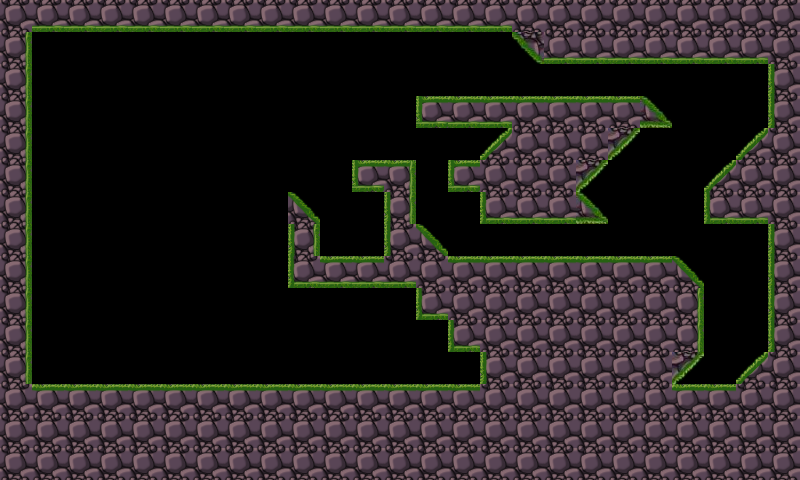

Rendered tile map (Tiled .tmx) drawn with the repository's tilesets; below, a short description and the map source with its tile grids summarised:
An orthogonal 25x15 tile map with 32x32 px tiles, 1 tile layer (mpic) and 11 objects (4x monster, 2x wood, 2x fire, circle).

<map version="1.0" orientation="orthogonal" width="25" height="15" tilewidth="32" tileheight="32">
 <tileset firstgid="1" name="tiled" tilewidth="32" tileheight="32">
  <image source="tiled.png" width="192" height="192" />
 </tileset>
 <layer name="mpic" width="25" height="15">
  <data>[375 cells, 202 non-empty, 15 distinct tile ids]</data>
 </layer>
 <objectgroup name="ground" width="25" height="15">
  <object x="419" y="99">
   <polyline points="0,0 222,-2 250,26 218,25 158,91 186,121 62,121 61,89 31,88 31,65 59,64 94,27 0,26 -1,0" />
  </object>
  <object x="28" y="26">
   <polyline points="0,0 483,1 512,35 744,34 743,101 679,163 678,192 742,191 742,325 709,360 644,361 672,328 673,259 645,230 420,231 384,197 382,135 325,135 325,160 356,161 356,234 286,233 288,196 261,166 262,258 391,257 391,290 421,290 422,323 454,323 455,359 -2,361 -2,-1" />
  </object>
 </objectgroup>
 <objectgroup name="object" width="25" height="15">
  <object name="circle" x="438" y="81">
   <properties>
    <property name="sprite_name" value="circle.png" />
   </properties>
  </object>
  <object name="monster" x="504" y="78">
   <properties>
    <property name="enemy" value="true" />
    <property name="plistname" value="monster_2" />
   </properties>
  </object>
  <object name="wood" x="389" y="145">
   <properties>
    <property name="sprite_name" value="wood.png" />
   </properties>
  </object>
  <object name="wood" x="540" y="242">
   <properties>
    <property name="sprite_name" value="wood.png" />
   </properties>
  </object>
  <object name="monster" x="463" y="240">
   <properties>
    <property name="enemy" value="true" />
    <property name="plistname" value="monster_3" />
   </properties>
  </object>
  <object name="monster" x="631" y="243">
   <properties>
    <property name="enemy" value="true" />
    <property name="plistname" value="monster_3" />
   </properties>
  </object>
  <object name="fire" x="699" y="375" />
  <object name="fire" x="728" y="374" />
  <object name="monster" x="359" y="242">
   <properties>
    <property name="enemy" value="false" />
    <property name="plistname" value="monster_5" />
   </properties>
  </object>
 </objectgroup>
</map>